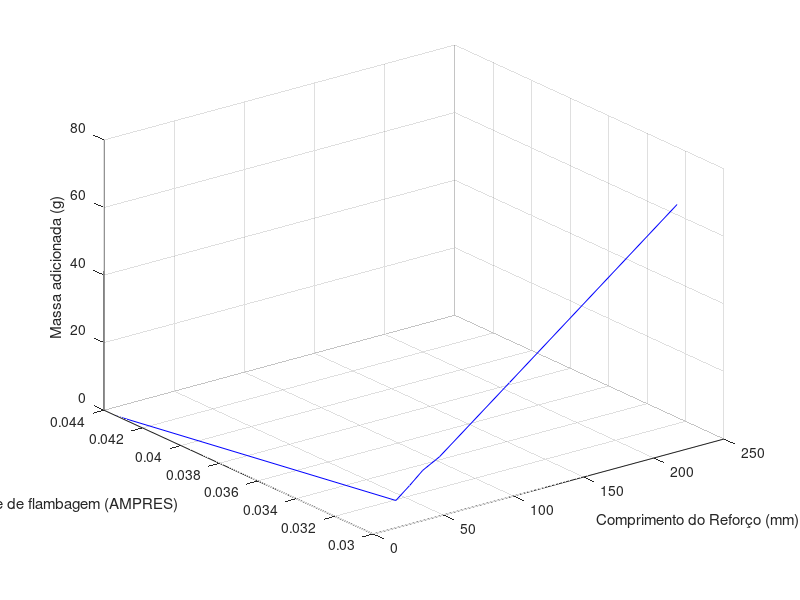

Recreate this plot in MATLAB.
%graph%
x = [0 20 30 40 50 100 220];
y = [0.04334 0.03028 0.030296 0.03034 0.0302 0.030209 0.03025];
z = [0 6.941 10.197 13.464 16.72 33.0222 72.149];

plot3(x,y,z,'b');
xlabel('Comprimento do Reforço (mm)');
ylabel('Índice de flambagem (AMPRES)');
zlabel('Massa adicionada (g)');
grid on;